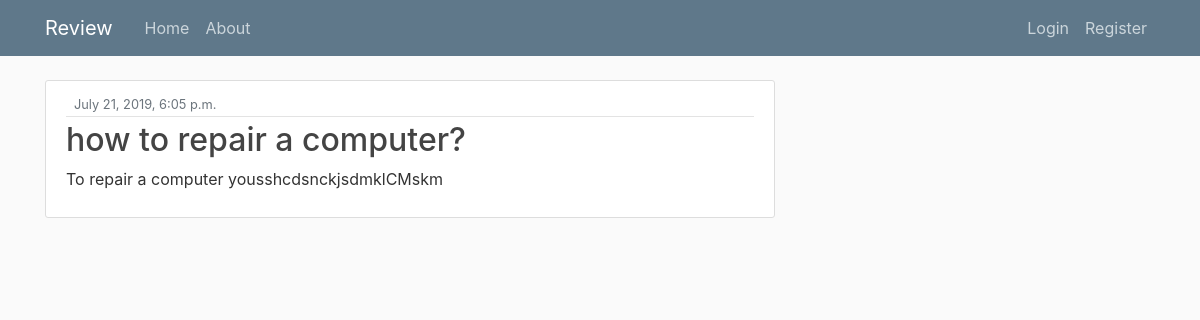
The app's page /post/1/question/answer/ with its own data.
### review/models.py (models this page shows, shortened)
class Answer(models.Model):
    title = models.CharField(max_length=500)
    content = models.TextField(default="")
    a_title = models.ForeignKey(Question, on_delete=models.CASCADE)
    date_posted = models.DateTimeField(default=timezone.now)

### review/views.py (the view)
# urls.py: path('post/<int:pk>/question/answer/', PostDetailView.as_view(), name='answer-detail'),
class PostDetailView(DetailView):
    model = Answer

### review/templates/review/answer_detail.html (shortened to what this page needs)
{%extends "review/base.html"%}
{% block content %}
    <article class="media content-section">
        <div class="media-body">
            <div class="article-metadata">
                <small class="text-muted">{{ object.date_posted }}</small>
            </div>
            <h2 class="article-title">{{ object.title }}</h2>
            <p class="article-content">{{ object.content }}</p>
        </div>
    </article>
{% endblock content %}

### review/static/review/main.css (style rules this page uses)
body { background: #fafafa; color: #333333; margin-top: 5rem; }
h1, h2, h3, h4, h5, h6 { color: #444444; }
.content-section { background: #ffffff; padding: 10px 20px; border: 1px solid #dddddd; border-radius: 3px; margin-bottom: 20px; }
.article-title { color: #444444; }
.article-content { white-space: pre-line; }
.article-metadata { padding-bottom: 1px; margin-bottom: 4px; border-bottom: 1px solid #e3e3e3 }

### records on screen
Answer: date_posted "July 21, 2019, 6:05 p.m.", title "how to repair a computer?", content "To repair a computer yousshcdsnckjsdmklCMskm"
